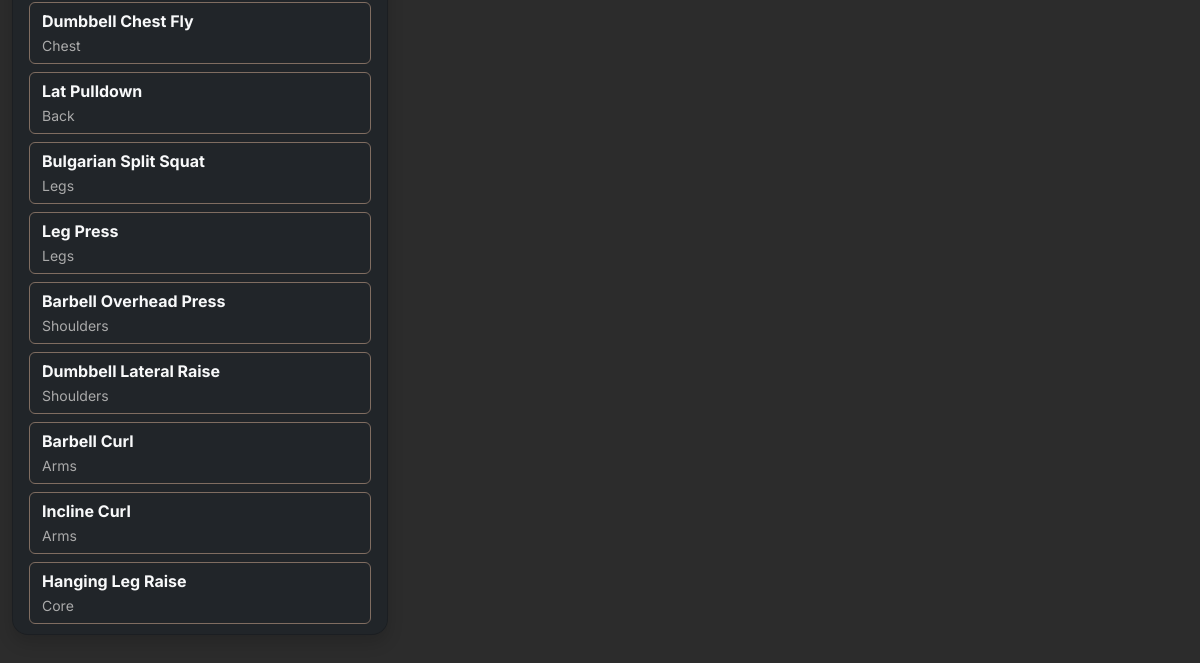
/log_workout (signed in, lower part), run on an earlier commit of the app's database.
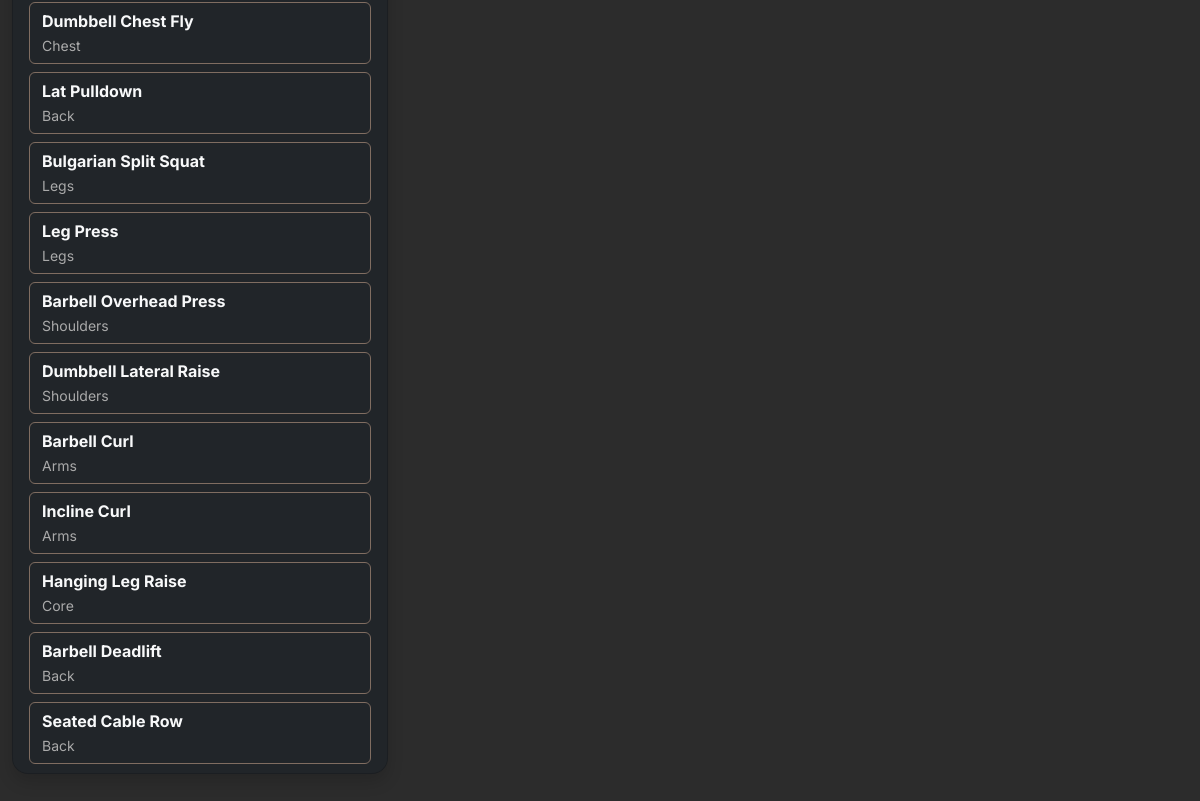
And on a later commit of the database.
### tables this page shows
CREATE TABLE "exercises" (
	"id"	INTEGER,
	"name"	TEXT NOT NULL UNIQUE,
	"muscle_group"	TEXT NOT NULL,
	"equipment"	TEXT,
	"instruction"	TEXT,
	PRIMARY KEY("id" AUTOINCREMENT)
);

### app.py (the view, shortened to what this page needs)
@app.route('/log_workout', methods=['GET', 'POST'])
def log_workout():
    if 'user' not in session:
        return redirect('/login')
    conn = sqlite3.connect('workout_tracker.db')
    c = conn.cursor()
    c.execute("SELECT name, muscle_group FROM exercises")
    exercises = c.fetchall()
    conn.close()
    return render_template('log_workout.html', exercise=exercises, current_date=datetime.now().strftime("%Y-%m-%d"))

### templates/log_workout.html (shortened to what this page needs)
{% extends "base.html" %}
{% block content %}
    <div class="container-fluid mt-4">
        <div class="row g-4">
            <div class="col-md-4">
                <div class="card bg-dark text-white rouded-4 shadow p-3" style="max-height: 80vh; overflow-y: auto">
                    <div id="exerciseList" class="d-grid gap-2">
                        {% for ex in exercise %}
                        <button class="btn btn-outline-light text-start"
                            style="font-family: 'Inter'; border-color: var(--grey);"
                            data-muscle="{{ ex[1] }}"
                            onclick="selectExercise('{{ ex[0] }}')">
                        <strong>{{ ex[0] }}</strong> <br><small class="text-muted">{{ ex[1] }}</small>
                        </button>
                    {% endfor %}
                    </div>
                </div>
            </div>
            <div class="col-md-8">
            </div>
        </div>
    </div>
{% endblock %}

### templates/base.html (shortened to what this page needs)
<!DOCTYPE html>
<html>
<head>
    <link rel="stylesheet" href="https://cdnjs.cloudflare.com/ajax/libs/font-awesome/6.4.0/css/all.min.css">
    <link href="https://cdn.jsdelivr.net/npm/bootstrap@5.3.2/dist/css/bootstrap.min.css" rel="stylesheet">
    <link href="https://cdn.jsdelivr.net/npm/bootstrap-icons@1.10.5/font/bootstrap-icons.css" rel="stylesheet">
    <link rel="stylesheet" href="{{ url_for('static', filename='style.css') }}">
</head>
<body>
    <div>
        {% block content %}
        {% endblock %}
    </div>
</body>
</html>

### static/style.css (style rules this page uses)
.card { background-color: var(--light-dark); border-radius: 1rem; }
* { box-sizing: border-box; }
:root { --primary: #EE7828; --dark: #2c2c2c; --grey: #806d61; --light-dark: #1e1e1e; }
body { background-color: var(--dark); color: white; font-family: 'Inter', sans-serif; min-height: 100vh; }
.text-muted { color: #aaa !important; }

What changed in the data, as far as the page shows it:
added exercises: name "Barbell Deadlift", muscle_group "Back"
added exercises: name "Seated Cable Row", muscle_group "Back"
